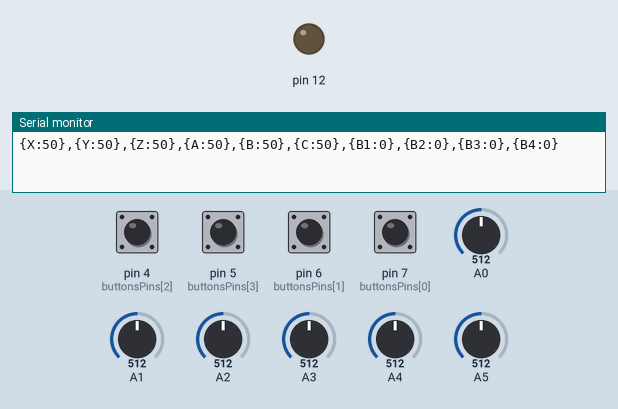
This sketch was run on a simulated Arduino Uno, built with avr-gcc and run on an emulated ATmega328P. On the bench: output pins drawn as LEDs (lit = HIGH), the last lines printed to the serial monitor. Inputs (shaded band) come from the test bench; at power-on: pin 4 (buttonsPins[2]), pin 5 (buttonsPins[3]), pin 6 (buttonsPins[1]), pin 7 (buttonsPins[0]) LOW, A0 = 512, A1 = 512, A2 = 512, A3 = 512, A4 = 512, A5 = 512.

Above: at 1.2 s.
1.3 s: pin 4 (buttonsPins[2]) pulled HIGH for 0.25 s
At 1.9 s:
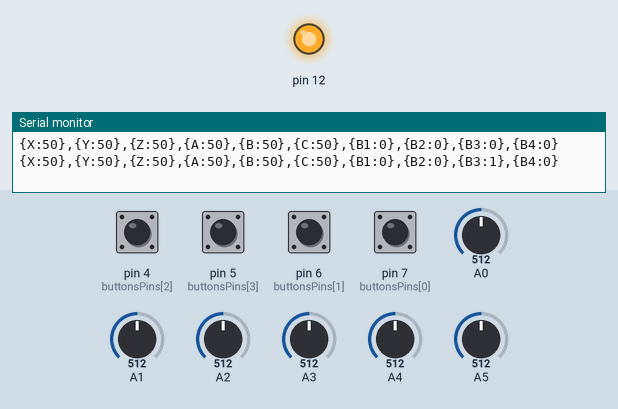
3.0 s: pin 4 (buttonsPins[2]) pulled HIGH for 1 s
At 3.7 s:
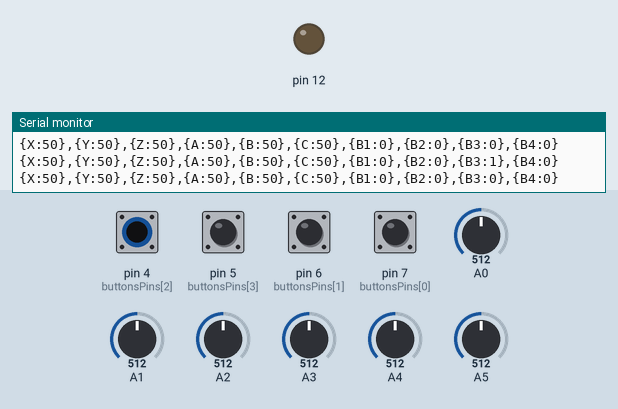
Timing chart, 0 to 6.0 s (numbered marks = the images above; inputs shaded):
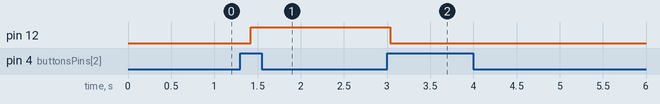

The sketch:

hardware.ino
```cpp
// #include <Arduino.h>
#include <math.h>


int globalCountTracker = 0;
boolean testMode = false;
#define BAUD_RATE 9600
#define efficientMode false

struct Bound{
  const float s_lower = -50.00;
  const float s_upper = 50.00;
  const float r_lower = 0.00;
  const float r_upper = 1024.0;
};
Bound bound;

#define NUM_OF_BUTTONS  4
#define NUM_OF_POTMETERS 6

struct Button {
  boolean state = false;
  int currentState = 0;
  int lastState = 1;
  int pin;
  String label;

  Button() {}

  Button(int s, int p, String l)
    : state(s), pin(p), label(l) {
      // Print the constructed values in the SerialMonitor during testMode
      if (testMode) {
        Serial.println(String(globalCountTracker) + ": Button created:");
        Serial.print("State: "); Serial.println(state);
        Serial.print("pin: "); Serial.println(pin);
        Serial.print("label: "); Serial.println(String(label) + "\n\n");
      }
  }
};

// Button instance
Button buttons[NUM_OF_BUTTONS];
int buttonsPins[NUM_OF_BUTTONS] = {7, 6, 4, 5};
String buttonLabels[NUM_OF_BUTTONS] = {"B1", "B2", "B3", "B4"};


// Pontementer object**
struct PontMeter {
  int previousVal = 0;
  int currentVal = 0;
  int pin;
  String label;

  PontMeter() {}

  PontMeter(float pVal, float cVal, int p, String l)
    : previousVal(pVal), currentVal(cVal), pin(p), label(l) {

      // Print the constructed values in the SerialMonitor during testMode
      if(testMode){
      Serial.println( String(globalCountTracker) + ": PontMeter created:");
      Serial.print("previousVal: "); Serial.println(previousVal);
      Serial.print("currentVal: "); Serial.println(currentVal);
      Serial.print("pin: "); Serial.println(pin);
      Serial.print("label: "); Serial.println(String(label) + "\n\n");
      }
  }
};

// Pontmeter instance
PontMeter pontMeters[NUM_OF_POTMETERS];

int pontMeterPins[NUM_OF_POTMETERS] = {4, 5, 3, 0, 1, 2};
String pontMeterLabels[NUM_OF_POTMETERS] = {"X", "Y", "Z", "A", "B", "C"};


void resetTracker(){
  globalCountTracker = 0;
}

float mapToRange(float value, float fromLow, float fromHigh, float toLow, float toHigh) {
    return (value - fromLow) * (toHigh - toLow) / (fromHigh - fromLow) + toLow;
}


// The setup function
void setup() {
  pinMode(12, OUTPUT);
  Serial.begin(BAUD_RATE);

  // Initialize PotMeter array
  resetTracker();
  for (int i = 0; i < NUM_OF_POTMETERS ; i++) {
    globalCountTracker++;
    pontMeters[i] = PontMeter(0, 0, pontMeterPins[i], pontMeterLabels[i]);

  }

  // Initialize Button array
  resetTracker();
  for (int i = 0; i < NUM_OF_BUTTONS ; i++) {
    globalCountTracker++;
    buttons[i] = Button(0, buttonsPins[i], buttonLabels[i]);
    pinMode(buttonsPins[i],INPUT);

  }

}

boolean updateReadings(){

  // tracking whether there was changes to the readings during this function call
  boolean isChange = false;

  // Serial.println("Fx to update and keep track of reading changes");

  for(int i = 0; i < NUM_OF_POTMETERS; i++){

      // updating potentiometer
      PontMeter* pot = &pontMeters[i];
      pot->currentVal = analogRead(pot->pin) / bound.r_upper * 100;
      // pot->currentVal = map( analogRead(pot->pin), bound.r_lower, bound.r_upper, bound.s_lower, bound.s_upper );

      if( pot->previousVal != pot->currentVal  ){
        pot->previousVal = pot->currentVal;

        if(efficientMode) Serial.println( "{" + pot->label + ":" + String( pot->currentVal ) + "}" );
        isChange = true;
      }

  }


  // Updating buttongs ( revisit: find ways to run this logic in the same loop with potentiometers )
  for(int i = 0; i < NUM_OF_BUTTONS; i++){

      // updating potentiometer
      Button* btn = &buttons[i];

      btn->currentState = digitalRead(btn->pin);

      if ( btn->currentState != btn->lastState && btn->currentState == 1 ) {
        btn->state = !btn->state;

        if(efficientMode) Serial.println( "{" + btn->label + ":" + String(btn->state) + "}" );

        isChange = true;
      }
      // delay(50);
      btn->lastState = btn->currentState;

  }

  return isChange;
}

void printReadings(){

   for(int i = 0; i < NUM_OF_POTMETERS ; i++){
    PontMeter* current  = &pontMeters[i];
    // Serial.println(current.pin);
    Serial.print( "{" + current->label + ":" + String( current->currentVal ) + "}");
    Serial.print(",");
   }

   for(int i = 0; i < NUM_OF_BUTTONS ; i++){
    Button* currentBtn  = &buttons[i];
    // Serial.println(current.pin);
    Serial.print( "{" + currentBtn->label + ":" + String( currentBtn->state ) + "}");
    if( i+1 < NUM_OF_BUTTONS )
      Serial.print(",");
    else
      Serial.println();
   }


}


void loop() {
  if(efficientMode){
    updateReadings();
  }
  else if ( updateReadings()) {
    printReadings();
  }

  digitalWrite(12, buttons[2].state);
  // Serial.println(buttons[2].state);

  delay(200);
}
```

helper.ino
```cpp
// struct Button{
//   int previousVal = 0;
//   int currentVal = 0;
// };

// struct Pont{
//   int previousVal = 0;
//   int currentVal = 0;
// };

// struct Readings{
//   int currentVal = 0;
//   int previousVal = 0;
// };


// //Struct instances
// Button button;
// Pont pont;
// Readings readings;

// void setup() {
//   Serial.begin( 9600 );

// }

// void updateReadings() {
//   if (pont.currentVal != pont.previousVal) {
//     readings.currentVal = pont.currentVal;
//     pont.previousVal = pont.currentVal;
//   } else if (button.currentVal != button.previousVal) {
//     readings.currentVal = button.currentVal;
//     button.previousVal = button.currentVal;
//   } else {
//     // If neither pont nor button values have changed, keep the current reading value
//     readings.currentVal = readings.currentVal;

//   }


// }

// void loop() {

//        if( digitalRead(6) ) button.currentVal = 200;
//   else if (digitalRead(4) ) button.currentVal = 300;
//   else if (digitalRead(8) ) button.currentVal = 400;
//   else if (digitalRead(7) ) button.currentVal = 500;
//   else if (digitalRead(5) ) button.currentVal = 600;

//   pont.currentVal = round(analogRead(1) / 1024.00 * 100);

//   updateReadings();

//   if(readings.currentVal != readings.previousVal) {

//     Serial.println(readings.currentVal);

//     readings.previousVal = readings.currentVal;

//   }

//   delay(100);

// }
```

Measured:
- after the input at 1.3 s, pin 12: LOW → HIGH after 0.12 s
- after the input at 3.0 s, pin 12: HIGH → LOW at once
